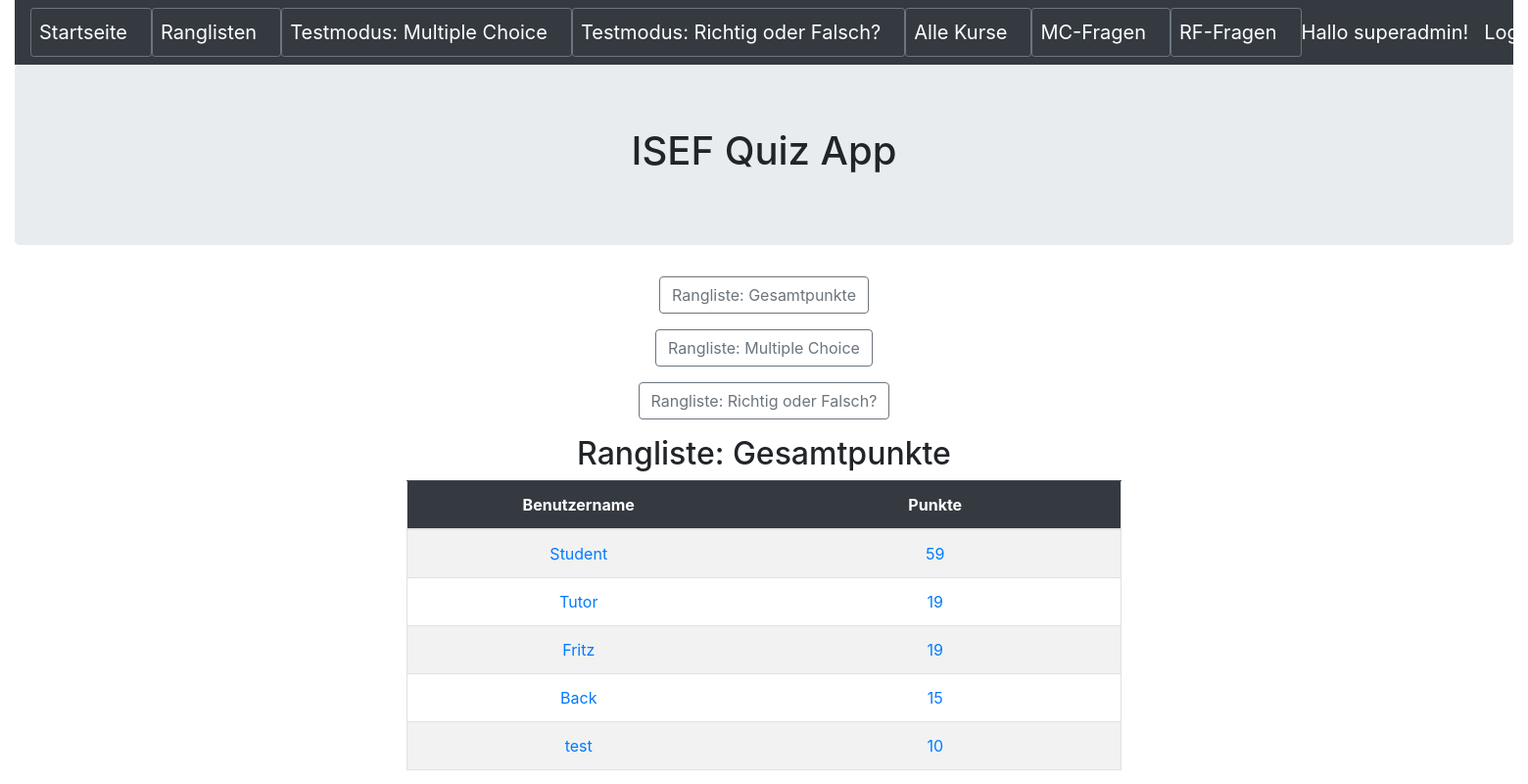
The app's page /ergebnistopgroupbypunkte (signed in) with its own data.
### quiz/models.py (models this page shows, shortened)
class Ergebnis(models.Model):
    testmodus = models.CharField(max_length=20,blank=False)
    benutzername = models.CharField(max_length=50,blank=False)
    kursid = models.CharField(max_length=5,blank=False)
    kursname = models.CharField(max_length=50,blank=False)
    zeitsekunden = models.IntegerField(blank=False)
    datum = models.DateField(auto_now_add=True)
    punkte = models.IntegerField(blank=False)
    fragentotal = models.IntegerField(blank=False)
    fragenkorrekt = models.IntegerField(blank=False)
    fragenfalsch = models.IntegerField(blank=False)

### quiz/views.py (the view)
# urls.py: path('ergebnistopgroupbypunkte', ErgebnisTopGroupByPunkte.as_view(), name='ergebnis_topgroupbypunkte'),
class ErgebnisTopGroupByPunkte(AuthListView):
    model = Ergebnis
    template_name = 'ergebnis/ergebnis_topgroupbypunkte.html'
    fields = '__all__'
    permission_required = ('quiz.view_ergebnis')
    def get_queryset(self):
        return Ergebnis.objects.raw('select id, benutzername, sum(punkte) as punkte from quiz_ergebnis group by benutzername order by punkte DESC')

### quiz/templates/ergebnis/ergebnis_topgroupbypunkte.html
{% extends 'base.html' %}
{% block content %}
<div class="text-center">
	<p><button type="button" class="btn btn-outline-secondary" onclick="location.href='{% url 'ergebnis_topgroupbypunkte'  %}'"> Rangliste: Gesamtpunkte</button></p>
	<p><button type="button" class="btn btn-outline-secondary " onclick="location.href='{% url 'ergebnis_topmcgroupbypunkte' %}'"> Rangliste: Multiple Choice</button></p>
	<p><button type="button" class="btn btn-outline-secondary" onclick="location.href='{% url 'ergebnis_toprfgroupbypunkte' %}'"> Rangliste: Richtig oder Falsch?</button></p>
</div>
<h2 class="text-center">Rangliste: Gesamtpunkte</h2>
<div class="container text-center">
	<div class="row justify-content-md-center">
		<div class="col-sm-8 ">
			<table  class ="table border table-hover table-striped">
				<thead class="table-dark">
					<th width=350 scope = "col">Benutzername</th>
					<th scope = "col">Punkte</th>
				</thead>
				<tbody>
				{% for ergebnis in object_list %}
					<tr>
						<td> <a href="{% url 'ergebnis_detail' ergebnis.pk %}">{{ ergebnis.benutzername }}</a> </td>
						<td> <a href="{% url 'ergebnis_detail' ergebnis.pk %}">{{ ergebnis.punkte }}</a> </td>
					</tr>
				{% endfor %}
				</tbody>
			</table>
		</div>
	</div>
</div>
{% endblock content %}

### templates/base.html (shortened to what this page needs)
<!DOCTYPE html>
<html>
  <head>
	<link rel="stylesheet" href="https://stackpath.bootstrapcdn.com/bootstrap/4.5.0/css/bootstrap.min.css">
  </head>
  <body>
    <div class="container-fluid">
        <header>
            <nav class="navbar navbar-expand-lg navbar-dark bg-dark">
                <button type="button" class="btn btn-outline-secondary btn-sm"><a class="navbar-brand" href="{% url 'index' %}">Startseite</a></button>
                <button type="button" class="btn btn-outline-secondary btn-sm"><a class="navbar-brand" href="{% url 'ergebnis_start' %}">Ranglisten</a></button>
                <button type="button" class="btn btn-outline-secondary btn-sm"><a class="navbar-brand" href="{% url 'mctest_select' %}">Testmodus: Multiple Choice</a></button>
                <button type="button" class="btn btn-outline-secondary btn-sm"><a class="navbar-brand" href="{% url 'rftest_select' %}">Testmodus: Richtig oder Falsch?</a></button>
                <button type="button" class="btn btn-outline-secondary btn-sm"><a class="navbar-brand" href="{% url 'kurs_start' %}">Alle Kurse</a></button>
                <button type="button" class="btn btn-outline-secondary btn-sm"><a class="navbar-brand" href="{% url 'frage_start' %}">MC-Fragen</a></button>
                <button type="button" class="btn btn-outline-secondary btn-sm"><a class="navbar-brand" href="{% url 'richtigoderfalsch_start' %}">RF-Fragen</a></button>
				{% if user.is_authenticated %}
                <a class="navbar-brand ml-auto order-md-last ">Hallo {{ user.get_username }}!</a>
                <a class="navbar-brand ml-auto order-md-last" href="{% url 'logout'%}?next={{request.path}}">Logout</a>
                {% else %}
                <a class="navbar-brand ml-auto order-md-last" href="{% url 'login'%}?next={{request.path}}">Login</a>
                {% endif %}
            </nav>
        </header>
        <div class="jumbotron">
            <h1 class="text-center">ISEF Quiz App</h1>
        </div>
        {% block content %}
        {% endblock content %}
    </div>
  </body>
</html>

### records on screen
Ergebnis: benutzername "Student", punkte "59"
Ergebnis: benutzername "Tutor", punkte "19"
Ergebnis: benutzername "Fritz", punkte "19"
Ergebnis: benutzername "Back", punkte "15"
Ergebnis: benutzername "test", punkte "10"

### other values on screen
{{ user.get_username }} "superadmin"
